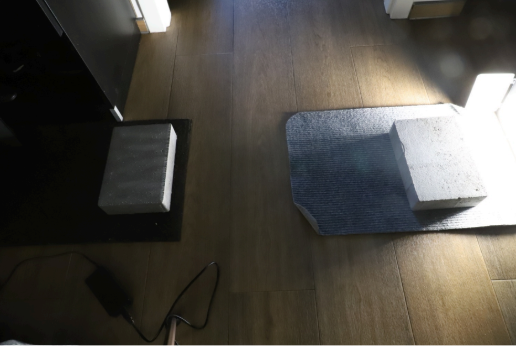
#> input picture example.png, 516 x 346 px
$ python findingDifferentPixelsInTwoPictures.py
#> lines starting #> are read from the running program, lines starting #| are printed output that depends on the picture
import numpy as np
import cv2

image = cv2.imread('example.png', cv2.IMREAD_GRAYSCALE)
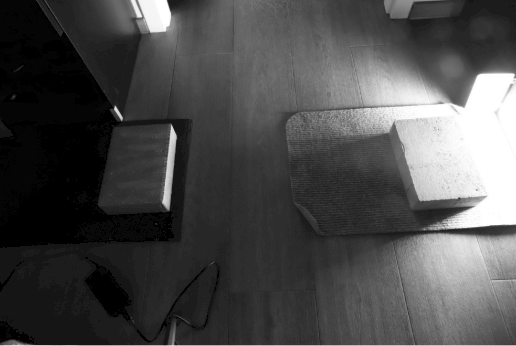
#> image: shape (346, 516); min 0, max 255, mean 74.9
if image is None:
    print("Błąd: Nie udało się wczytać obrazu.")
    exit()

cv2.imshow('Original', image)

M = np.float32([[1,0,-20],[0,1,-20]])
shifted = cv2.warpAffine(image, M, (image.shape[1], image.shape[0]))
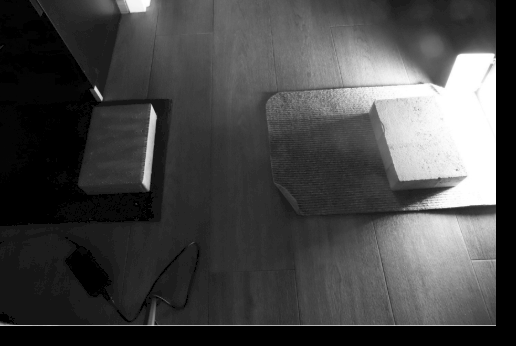
#> shifted: shape (346, 516); min 0, max 255, mean 70.3

cv2.imshow('Image ', shifted)
cv2.imwrite('example2.jpg', shifted)

bitwiseXor = cv2.bitwise_xor(image, shifted)
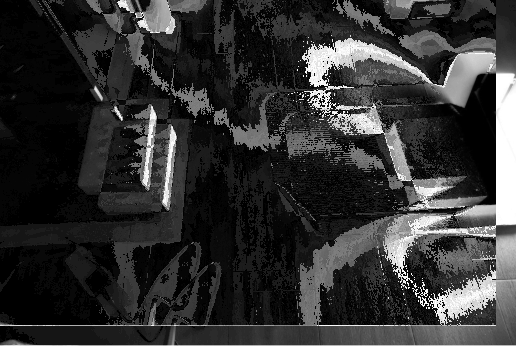
#> bitwiseXor: shape (346, 516); min 0, max 255, mean 49.8
cv2.imshow('XOR', bitwiseXor)

cv2.waitKey(0)
